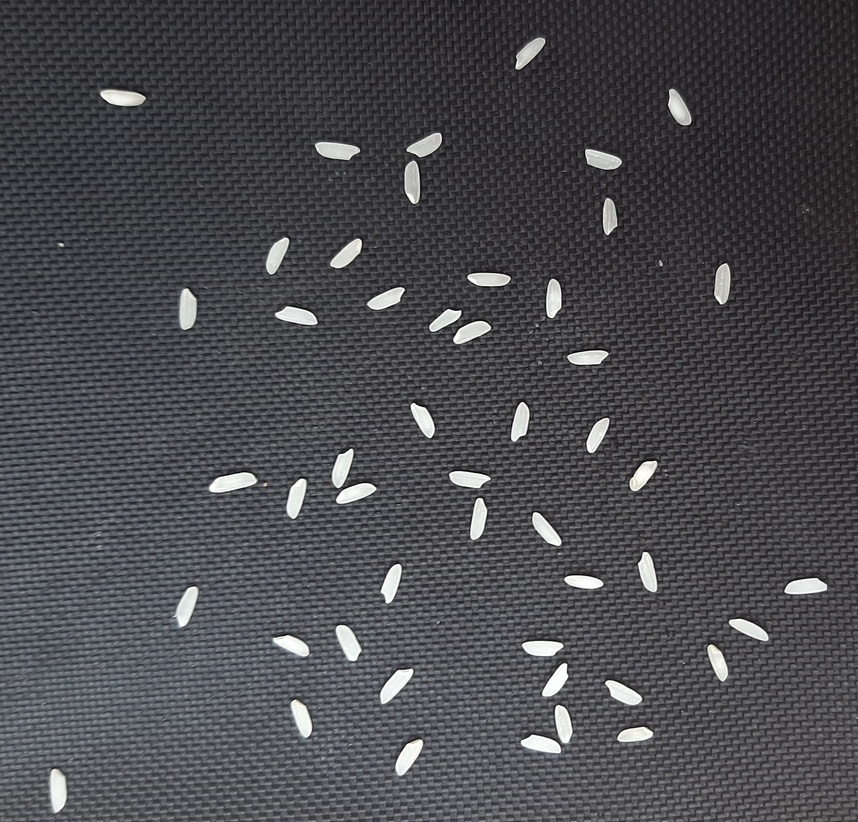
#> input picture Model_Creation/testing_image/20200314_113838.jpg, 858 x 822 px, shrunk from 2292 x 2196 before the run
$ jupyter execute Untitled.ipynb
#> lines starting #> are read from the running program, lines starting #| are printed output that depends on the picture; after the words box and inside, x2 and y2 are one past the last pixel; in counts of white or black regions, pixels touching at a corner belong together
[cell 1]
import numpy as np
from skimage.io import imread
import matplotlib.pyplot as plt
import matplotlib.patches as mpatches
from skimage import measure, data, io
from skimage import data
from skimage.filters import threshold_otsu
from skimage.segmentation import clear_border
from skimage.measure import label
from skimage.morphology import closing, square
from skimage.measure import regionprops
from skimage.color import label2rgb
from skimage.color import rgb2gray

[cell 2]
image = imread('20200314_113838.jpg')
#> image is the input picture: shape (822, 858, 3); mean R, G, B 74.2, 74.2, 78.4
gray_image = rgb2gray(image)

[cell 3]
# apply threshold
thresh = threshold_otsu(gray_image)
#> thresh = 0.572
bw = closing(gray_image > thresh, square(3))
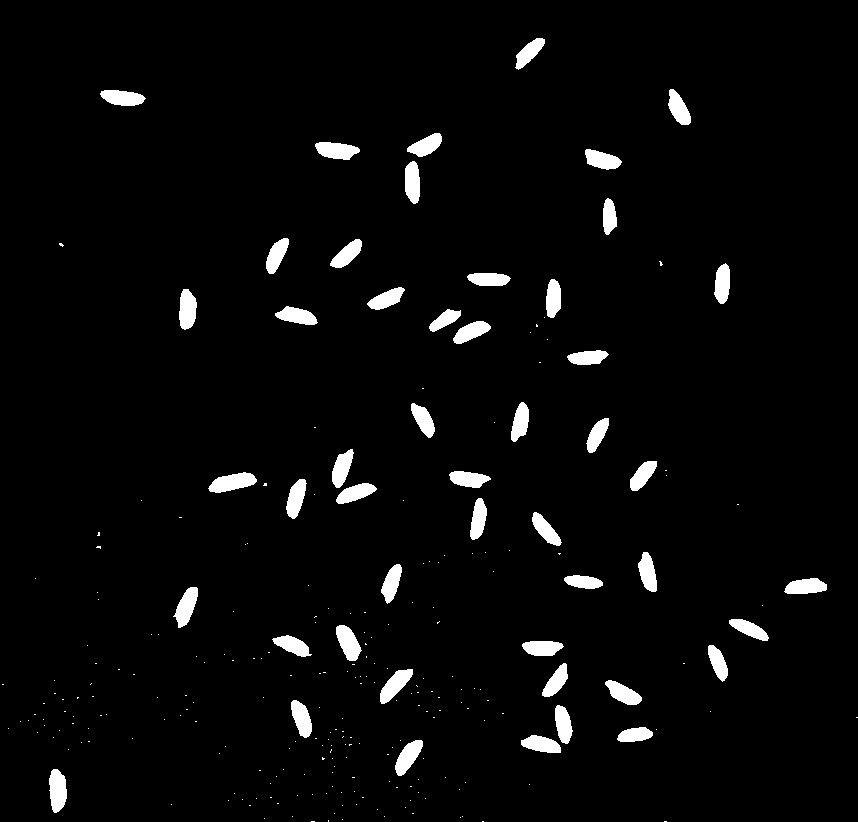
#> bw: shape (822, 858) bool; 3.5% white; 259 white regions (210 under 20 px), largest, box (x1, y1, x2, y2) and area: (208, 472, 257, 493) 647, (49, 769, 67, 813) 607, (315, 142, 360, 160) 577

[cell 4]
# remove artifacts connected to image border
cleared = bw.copy()
clear_border(cleared)

[cell 5]
# label image regions
label_image = label(cleared)
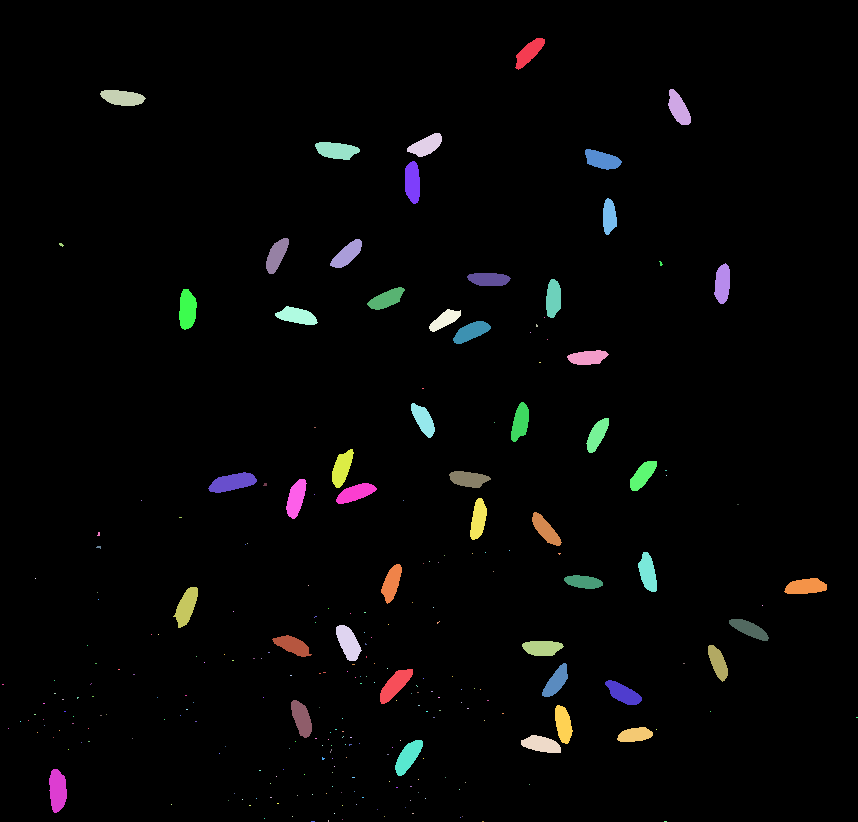
#> label_image: shape (822, 858) int32; 260 distinct labels, from 0 to 259; one colour per label, 0 black
#image_label_overlay = label2rgb(label_image, image=image)

[cell 6]
fig, ax = plt.subplots(ncols=1, nrows=1, figsize=(6, 6))
ax.imshow(image)
#plt.show()
for region in regionprops(label_image):

    # skip small images
    if region.area < 100:
        continue

    # draw rectangle around segmented coins
    minr, minc, maxr, maxc = region.bbox
    minr, minc, maxr, maxc = (minr-5, minc-5, maxr+5, maxc+5)
    rect = mpatches.Rectangle((minc, minr), maxc - minc, maxr - minr,
                              fill=False, edgecolor='red', linewidth=2)
    ax.add_patch(rect)
#> this loop made 259 passes
#> (minr, minc, maxr, maxc) on passes 1 to 3: (33, 510, 75, 550), (84, 663, 130, 696), (85, 95, 111, 151)

plt.show()
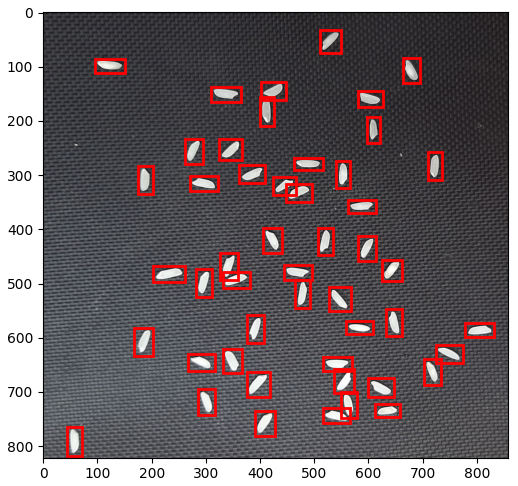
#> figure drawn by matplotlib, 1 panel
